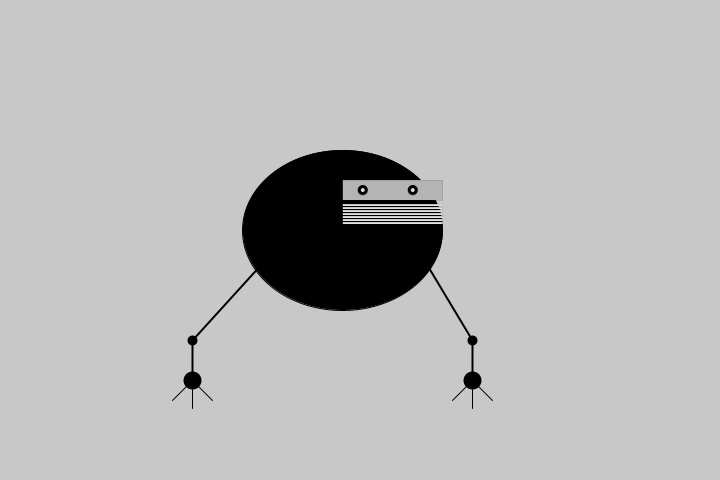
Frame 1 (no input)
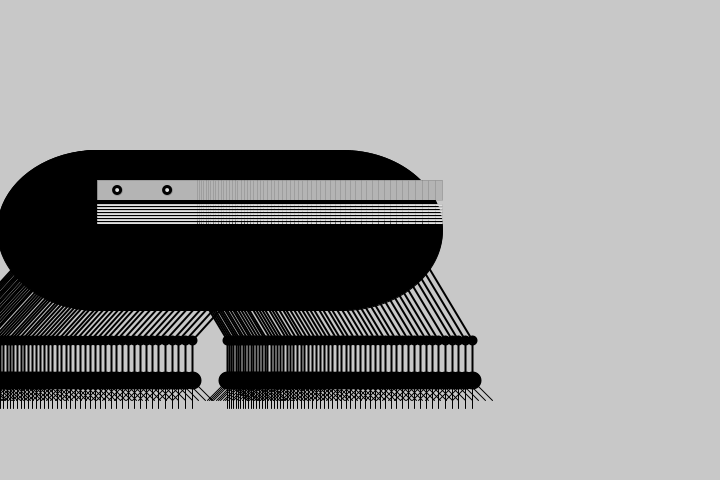
Frame 60 (the mouse pressed at the canvas centre just before this capture)
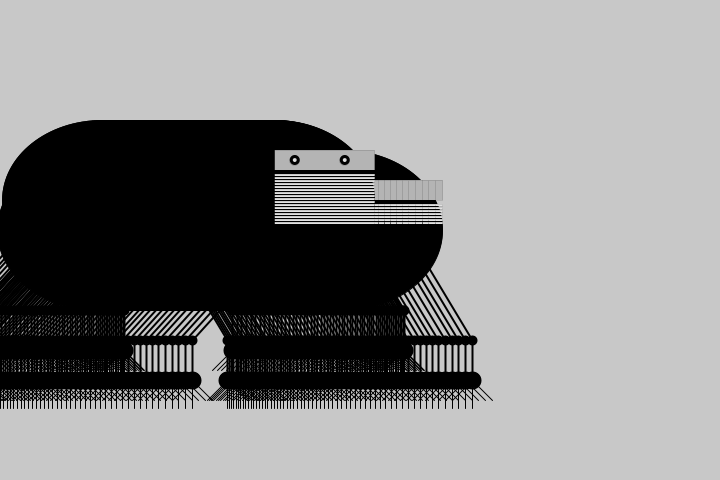
Frame 120 (the mouse held since frame 60 and released just before this capture)

The Processing sketch that drew these frames (run headless with seeded random() and noise(); from frame 60 on, the mouse is pressed at the canvas centre):

// Processing sketch: processing_57477
// ── processing_57477.pde

float x = 360;
float y = 428;
int bodyHeight=20;
int radius = 100;
float easing = 0.02;
PImage img;



void setup() {
  size(720, 480);
  smooth();
  background(200);
  ellipseMode(RADIUS);
}

void draw() {
   
  int targetX = mouseX;
  x +=(targetX - x) * easing;
  
  if (mousePressed) {
    bodyHeight=50;
  }else {
    bodyHeight=20;
  }

float ny = y - bodyHeight - radius;

//LEFT ARM
  fill(0);
  strokeWeight(2);
  line(x-60, y-178 - bodyHeight, x-160, 360 - bodyHeight);

//LEFT ELBOW
  fill(0);
  ellipse(x-160, y-68 - bodyHeight, 4, 4);

//LEFT WRIST
  fill(0);
  strokeWeight(2);
  line(x-160, y-68 - bodyHeight, x-160, 400 - bodyHeight);

//LEFT PALM
  fill(0);
  ellipse(x-160, y-28 - bodyHeight, 8, 8);

//LEFT FINGERS
  fill(180);
  strokeWeight(1);
  line(x-160, y-28 - bodyHeight, x-180, 420 - bodyHeight);
  fill(180);
  strokeWeight(1);
  line(x-160, y-28 - bodyHeight, x-160, 428 - bodyHeight);
  fill(180);
  strokeWeight(1);
  line(x-160, y-28 - bodyHeight, x-140, 420 - bodyHeight);
//
//
//RIGHT ARM
  fill(0);
  strokeWeight(2);
  line(x+60, y-168 - bodyHeight, x+120, 360 - bodyHeight);

//RIGHT ELBOW
  fill(0);
  ellipse(x+120, y-68 - bodyHeight, 4, 4);

//RIGHT WRIST
  fill(0);
  strokeWeight(2);
  line(x+120, y-68 - bodyHeight, x+120, 400 - bodyHeight);

//RIGHT PALM
  fill(0);
  ellipse(x+120, y-28 - bodyHeight, 8, 8);

//RIGHT FINGERS
  fill(180);
  strokeWeight(1);
  line(x+120, y-28 - bodyHeight, x+140, 420 - bodyHeight);
  fill(180);
  line(x+120, y-28 - bodyHeight, x+120, 428 - bodyHeight);
  fill(180);
  line(x+120, y-28 - bodyHeight, x+100, 420 - bodyHeight);

//MAINBODY
  fill(0);
  ellipse(x-10, y-178 - bodyHeight, 100, 80);

//RECTANGLE EYEPEICE
  fill(180);
  strokeWeight(0);
  rect(x-10, y-228 - bodyHeight, 100, 20);

//GRILL
 fill(225);
 strokeWeight(0);
 for (int i = 225; i > 225 - bodyHeight; i -= 3) {
   rect(x-10, i - 3, 100, 2);
 }

//LEFT EYE
  fill(0);
  ellipse(x+10, y-218 - bodyHeight, 5, 5);
  fill(225);
  ellipse(x+10, y-218 - bodyHeight, 2, 2);

//RIGHT EYE
  fill(0);
  ellipse(x+60, y-218 - bodyHeight, 5, 5);
  fill(225);
  ellipse(x+60, y-218 - bodyHeight, 2, 2);


}
